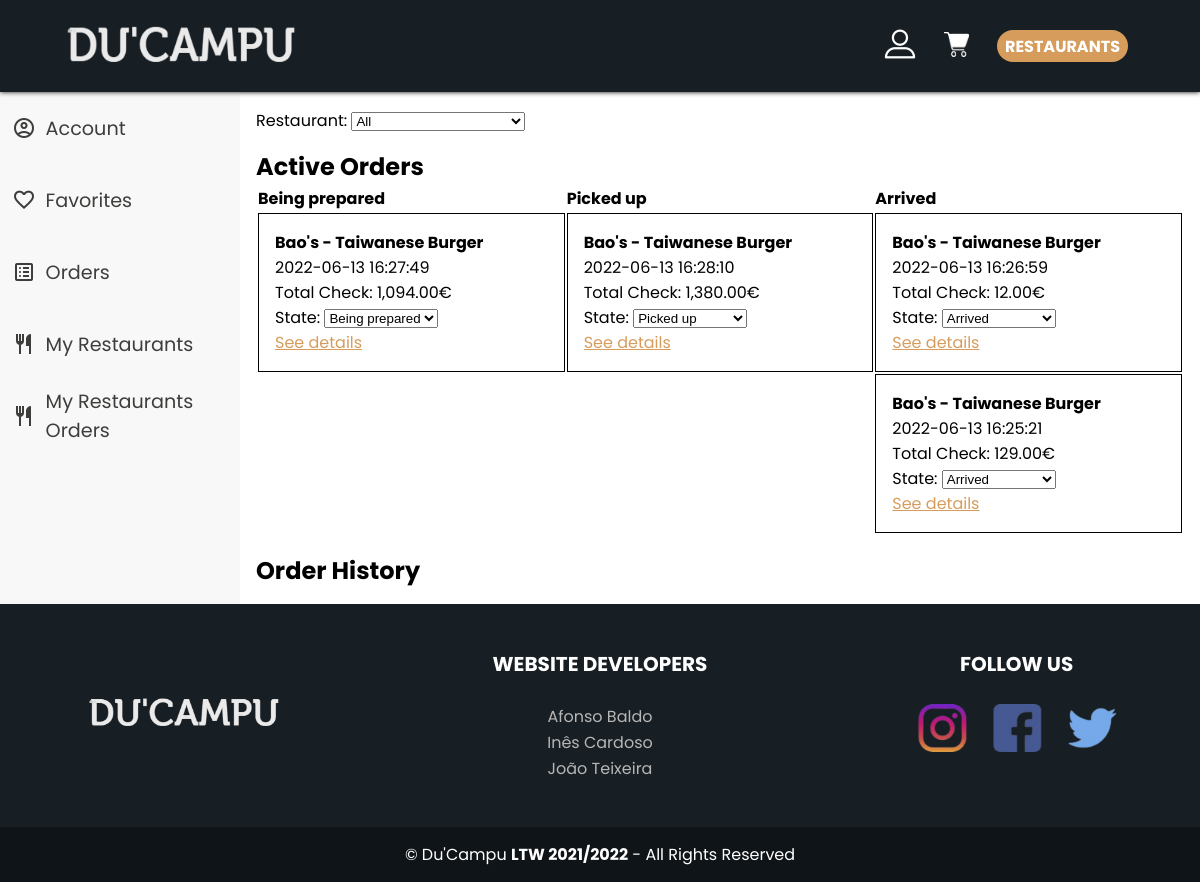
The app's page /profile.php?page=restaurantOrders (signed in) with its own data.
### tables this page shows
CREATE TABLE "State" (
	"id"	INTEGER,
	"state"	INTEGER NOT NULL UNIQUE,
	PRIMARY KEY("id" AUTOINCREMENT)
);

CREATE TABLE "Restaurant" (
	"id"	INTEGER,
	"name"	VARCHAR NOT NULL,
	"address"	VARCHAR NOT NULL UNIQUE,
	"owner_id"	INTEGER NOT NULL,
	"price" INTEGER NOT NULL,
	PRIMARY KEY("id" AUTOINCREMENT),
	FOREIGN KEY("owner_id") REFERENCES "Owner"("id")
);

### database/state.class.php (called while the page is built, shortened)
<?php
    class State{
        public function __construct(int $id, string $name){
            $this->id = $id;
            $this->name = $name;
        }
        static function getStatus(PDO $db) : ?array {
            $stmt = $db->prepare('SELECT * FROM State ');
            $stmt->execute();
            $states = array();
            while ($state_data = $stmt->fetch()) {
                $states[] = new State( intval($state_data['id']), $state_data['state']);
            }
            return $states;
        }
    }
?>

### utils/session.php (called while the page is built, shortened)
<?php
    class Session{
        function getUserId() : ?int {
            $db = getDatabaseConnection();
            $stmt = $db->prepare('SELECT id FROM User WHERE User.username=?');
            $stmt->execute(array($_SESSION["username"]));
            return intval($stmt->fetch()['id']);
        }
    }
?>

### database/owner.class.php (called while the page is built, shortened)
<?php
    class Owner{
        static function getRestaurants(PDO $db, int $id) : array {
            $stmt = $db->prepare('SELECT * FROM Restaurant WHERE Restaurant.owner_id=?');
            $stmt->execute(array($id));
            $restaurants = array();
            while ($restaurant_data = $stmt->fetch()) {
                $restaurants[] = new Restaurant(
                    intval($restaurant_data['id']),
                    $restaurant_data['name'],
                    $restaurant_data['address'],
                    intval($restaurant_data['owner_id']),
                    intval($restaurant_data['price'])
                );
            }
            return $restaurants;
        }
    }
?>

### database/restaurant.class.php (called while the page is built, shortened)
<?php
    require_once(__DIR__ . '/dish.class.php');
    class Restaurant{
        public function __construct(int $id, string $name, string $address, int $owner_id, int $price){
            $this->id = $id;
            $this->name = $name;
            $db = getDatabaseConnection();
            $this->categories = Restaurant::getCategory($db, $id);
            $this->rating = Restaurant::calcRating($db, $id);
            $this->photo = Restaurant::getPhoto($db, $id);
        }
        static function getRestaurant(PDO $db, int $id) : ?Restaurant {
            $stmt = $db->prepare('SELECT * FROM Restaurant WHERE Restaurant.id=?');
            $stmt->execute(array($id));
            $restaurant = null;
            while ($restaurant_data = $stmt->fetch()) {
                $restaurant = new Restaurant(
                intval($restaurant_data['id']),
                $restaurant_data['name'],
                $restaurant_data['address'],
                intval($restaurant_data['owner_id']),
                intval($restaurant_data['price'])
                );
                break;
            }
            return $restaurant;
        }
        static function getPhoto(PDO $db, int $id) : ?string {
            $stmt = $db->prepare('SELECT path FROM Photo WHERE Photo.id=(SELECT id_photo FROM RestaurantPhoto WHERE RestaurantPhoto.id_restaurant=?)');
            $stmt->execute(array($id));
            $path = $stmt->fetch();
            return $path['path'];
        }
        static function calcRating(PDO $db, int $id) : float {
            $stmt = $db->prepare('SELECT points FROM Reviews WHERE Reviews.restaurant_id=?');
            $stmt->execute(array($id));
            $a = array();
            while ($rating = $stmt->fetch()) {
                $a[] = $rating['points'];
            }
            if(count($a)===0) return 0.0;
            return (float)((array_sum($a))/count($a));
        }
        static function getCategory(PDO $db, int $id) : array {
            $stmt = $db->prepare('SELECT name FROM Category JOIN RestaurantCategory  WHERE Category.id = RestaurantCategory.id_category and RestaurantCategory.id_restaurant=?');
            $stmt->execute(array($id));
            $categories = array();
            while ($category = $stmt->fetch()) {
                $categories[] = $category['name'];
            }
            return $categories;
        }
    }
?>

### database/order.class.php (called while the page is built, shortened)
<?php
    require_once(__DIR__ . '/restaurant.class.php');
    class Order{
        public int $id;
        public function __construct(int $id, int $state_id, int $customer_id, string $date){
            $this->id = $id;
            $this->state_id = $state_id;
            $this->date = $date;
        }
        public static function getOrdersFromRestaurantWithState(PDO $db, int $state_id, int $restaurant_id) : ?array{
            $stmt = $db->prepare('SELECT "Order".id, "Order".state_id, "Order".customer_id, "Order".date
                            FROM "OrderDishQuantity" JOIN "Order" ON (OrderDishQuantity.id_order = "Order".id)
                            JOIN "Dish" ON (Dish.id = OrderDishQuantity.id_dish)
                            WHERE Dish.restaurant_id = :restaurant_id and "Order".state_id = :state_id
                            Group by "Order".id ');
            $stmt->bindParam(':state_id', $state_id);
            $stmt->bindParam(':restaurant_id', $restaurant_id);
            $stmt->execute();
            $orders = array();
            while ($order_data = $stmt->fetch()) {
                $orders[] = new Order(intval($order_data['id']),
                                    intval($order_data['state_id']),
                                    intval($order_data['customer_id']),
                                    $order_data['date']);
            }
            return $orders;
        }
        public function getDishesAndQuantities(PDO $db) : ?array{
            $stmt = $db->prepare('SELECT * FROM "OrderDishQuantity" WHERE id_order=:id_order');
            $stmt->bindParam(':id_order', $this->id);
            $stmt->execute();
            $orders_dishes = array();
            while ($order_data = $stmt->fetch()) {
                $dish_quantity = array();
                $dish_quantity[0] = Dish::getDish($db, intval($order_data["id_dish"]));
                $dish_quantity[1] = intval($order_data["quantity"]);
                $orders_dishes[] = $dish_quantity;
            }
            return $orders_dishes;
        }
        public function getRestaurant(PDO $db) : ?Restaurant{
            $stmt = $db->prepare('SELECT * FROM "OrderDishQuantity" WHERE id_order=:id_order');
            $stmt->bindParam(':id_order', $this->id);
            $stmt->execute();
            $restaurante = null;
            if ($order_data = $stmt->fetch()) {
                $restaurante_id = Dish::getDish($db, intval($order_data["id_dish"]))->restaurant_id;
                $restaurante = Restaurant::getRestaurant($db, $restaurante_id);
                return $restaurante;
            }
            return $restaurante;
        }
        public function getTotalPrice(PDO $db) : float {
            $total = 0;
            foreach($this->getDishesAndQuantities($db) as $dish_quantity) {
                $total += $dish_quantity[0]->price*$dish_quantity[1];
            }
            return $total;
        }
    }
?>

### database/dish.class.php (called while the page is built, shortened)
<?php
    class Dish{
        public function __construct(int $id, string $name, float $price, int $restaurant_id){
            $this->price = $price;
            $this->restaurant_id = $restaurant_id;
        }
        static function getDish(PDO $db, int $dish_id) : ?Dish {
            $stmt = $db->prepare('SELECT * FROM Dish WHERE id=:dish_id');
            $stmt->bindParam(':dish_id', $dish_id);
            $stmt->execute();
            $dish_data = $stmt->fetch();
            if($dish_data){
                $dish = new Dish(intval($dish_data['id']),
                        $dish_data['name'],
                        floatval($dish_data['price']),
                        intval($dish_data['restaurant_id']));
                return $dish;
            }else{
                return null;
            }
        }
    }
?>

### profile_pages/orders.php (the view, shortened to what this page needs)
<?php
require_once(__DIR__ . '/../database/owner.class.php');
    ?>
    <?php
function print_order_for_owner(Order $order){
    $db = getDatabaseConnection();
    $restaurant = $order->getRestaurant($db);
    ?>
    <article class="order">
        <header>
            <h2><?php echo $restaurant->name ?></h2>
        </header>
        <main>
            <form action="/action/action_change_order_state.php" method="POST">
                <span class="date"><?php echo $order->date;?></span>
                <span class="price">Total Check: <?php echo number_format($order->getTotalPrice($db),2);?>€</span>
                <span class="state">State: <select onChange="this.form.submit()"  name= "state_id" >
                    <?php
                        foreach(State::getStatus($db) as $state ){
                            echo '<option value="'.$state->id.'"';
                            if($order->state_id === $state->id){
                                echo ' selected ';
                            }
                            echo  '>'. $state->name . '</option>';
                        }
                        ?>
                        </select >
                        </span>
                <span class="details" data-id_order='<?php echo $order->id;?>' onclick="open_details_popup(this)" >See details</span>
            </form>
    </article>
    <?php
}
    ?>
    <?php
function show_owner_orders(){
    global $session;
    $db = getDatabaseConnection();
    $states = State::getStatus($db);
    $nStates = count($states)-1;
    $orders_by_state = array();
    $restaurants_selected = Owner::getRestaurants($db,  $session->getUserId());
    foreach($states as $state){
        foreach($restaurants_selected as $restaurant){
            $this_orders = Order::getOrdersFromRestaurantWithState($db, $state->id, $restaurant->id);
            if(isset($orders_by_state[$state->id]))
                $orders_by_state[$state->id] = array_merge($orders_by_state[$state->id], $this_orders );
            else
                $orders_by_state[$state->id] = $this_orders ;
        }
    }
    foreach($states as $state){
        if(isset($orders_by_state[$state->id])){
            usort($orders_by_state[$state->id],
                function(Order $first, Order $second){
                    return strtolower($first->date) < strtolower($second->date);
                });
        }
    }
?>
    <article class="page">
        <form action="" type="GET">
            Restaurant:
            <select onChange="this.form.submit()" name='restaurant'>
                <option value="all" <?php
                        if(restaurants_selected_name==="all"){
                            echo 'selected';
                        } ?> >All</option>
            </select>
        </form>
        <article id="active_orders_owner" >
                <header>
                    <h1>Active Orders</h1>
                </header>
                <main>
                        <table>
                            <colgroup>
                                <col <?php echo 'span="' . $nStates .'"  width="' . 100.0/$nStates .'%"' ?> >
                            </colgroup>
                            <tr>
                                <?php
                                foreach($states as $state){
                                    if($state->name !== "Delivered" ){
                                        echo '<th>'. $state->name . '</th>';
                                    }
                                }
                                ?>
                            </tr>
                            <?php
                            $adicionou = true;
                            $row_id = 0;
                            while($adicionou){
                                $adicionou = false;
                                echo '<tr>';
                                foreach($states as $state){
                                    if($state->name !== "Delivered" ){
                                        $order = $orders_by_state[$state->id][$row_id];
                                        echo '<td>';
                                        if($order!==null){
                                            print_order_for_owner($order);
                                            $adicionou = true;
                                        }
                                        echo '</td>';
                                    }
                                }
                                echo '</tr>';
                                $row_id++;
                            }
                            ?>
                        </table>
                </main>
        </article>
        <article id="historico">
            <header>
                <h1>Order History</h1>
            </header>
        </article>
    </article>
    <?php
}
?>

### css/style.css (style rules this page uses)
* { margin: 0; padding: 0; }

### css/position.css (style rules this page uses)
body { min-height: 100vh; display:flex; flex-direction:column; }

### css/profile.css (style rules this page uses)
main { overflow-x: hidden; }
body { display: grid; grid-template-rows: auto 1fr auto; }
#profile_page .page { grid-area: page; width: 100%; }
#profile_page .page > * { margin: 1em; }
#profile_page .page h1 { font-size: 1.5em; }
#profile_page .page h2 { font-size: 1em; }
#profile_page .page .order { border-style: solid; border-width: 1px; padding: 1em; }
#profile_page .page .order .date { display: block; }
#profile_page .page .order .price { display: block; }
#profile_page .page .order .state { display: block; }
#profile_page .page .order .details { display: block; color: rgb(214, 156, 92); cursor: pointer; text-decoration: underline rgb(214, 156, 92); }
.page { width: 100%; }
.page #active_orders_owner table { width: 100%; text-align: left; }
.page #active_orders_owner table th { width: 33.33%; }

### records on screen
state: state "Being prepared", restaurant.name "Bao's - Taiwanese Burger", date "2022-06-13 16:27:49", TotalPrice "1,094.00"
state: state "Picked up", restaurant.name "Bao's - Taiwanese Burger", date "2022-06-13 16:28:10", TotalPrice "1,380.00"
state: state "Arrived", restaurant.name "Bao's - Taiwanese Burger", date "2022-06-13 16:26:59", TotalPrice "12.00", date "2022-06-13 16:25:21", TotalPrice "129.00"

### other values on screen
form field state_id "Being prepared"
form field state_id "Picked up"
form field state_id "Arrived"
